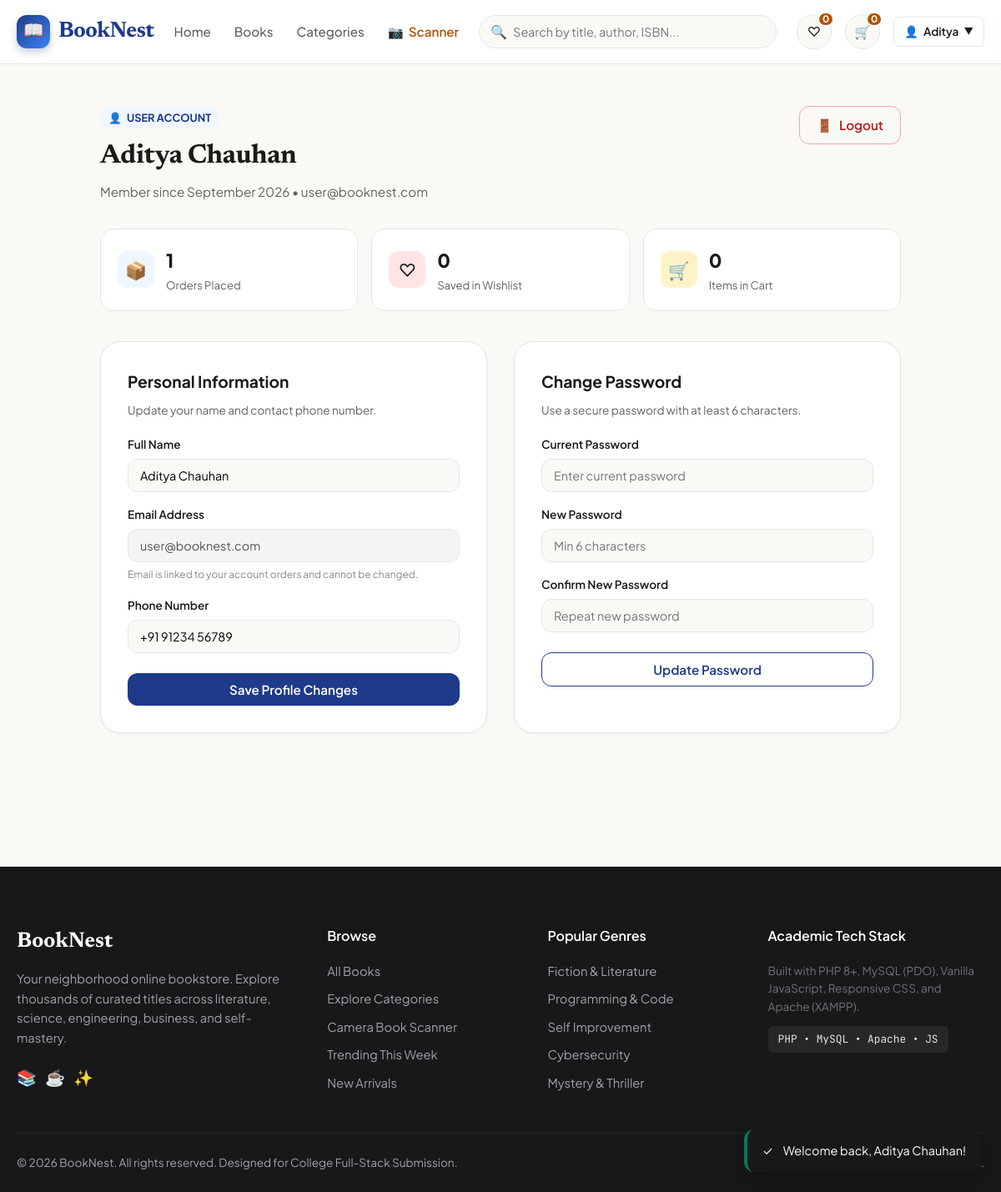
The app's page /profile.php (signed in) with its own data.
### tables this page shows
CREATE TABLE IF NOT EXISTS `users` (
  `id` INT UNSIGNED AUTO_INCREMENT PRIMARY KEY,
  `name` VARCHAR(120) NOT NULL,
  `email` VARCHAR(191) NOT NULL UNIQUE,
  `password` VARCHAR(255) NOT NULL,
  `role` ENUM('user', 'admin') NOT NULL DEFAULT 'user',
  `phone` VARCHAR(20) DEFAULT NULL,
  `status` ENUM('active', 'inactive', 'banned') NOT NULL DEFAULT 'active',
  `created_at` DATETIME NOT NULL DEFAULT CURRENT_TIMESTAMP,
  `updated_at` DATETIME NOT NULL DEFAULT CURRENT_TIMESTAMP ON UPDATE CURRENT_TIMESTAMP,
  INDEX `idx_users_email` (`email`),
  INDEX `idx_users_role` (`role`)
);

### includes/functions.php (called while the page is built, shortened)
<?php
function e(?string $string): string {
    return htmlspecialchars($string ?? '', ENT_QUOTES | ENT_HTML5, 'UTF-8');
}
function getCartCount(): int {
    return 0;
}
function getWishlistCount(): int {
    return 0;
}

### profile.php (the view, shortened to what this page needs)
<?php
require_once __DIR__ . '/includes/header.php';
$userId = (int)$_SESSION['user']['id'];
$pdo = Database::getConnection();
$userData = null;
$orderCount = 0;
if ($pdo) {
    try {
        $stmt = $pdo->prepare("SELECT id, name, email, phone, role, status, created_at FROM users WHERE id = ? LIMIT 1");
        $stmt->execute([$userId]);
        $userData = $stmt->fetch();
        $orderStmt = $pdo->prepare("SELECT COUNT(*) FROM orders WHERE user_id = ?");
        $orderStmt->execute([$userId]);
        $orderCount = (int)$orderStmt->fetchColumn();
    } catch (Exception $e) {
        error_log("Profile load error: " . $e->getMessage());
    }
}
?>
<div class="container" style="padding: 50px 20px 80px 20px; max-width: 1000px;">
  <div style="display:flex; justify-content:space-between; align-items:flex-start; flex-wrap:wrap; gap:16px; margin-bottom: 32px;">
    <div>
      <div style="display:inline-flex; align-items:center; gap:6px; background:var(--color-primary-light); color:var(--color-primary); padding:3px 10px; border-radius:var(--radius-full); font-size:0.8rem; font-weight:700; margin-bottom:8px;">
        <span>👤</span> <?= strtoupper(e($userData['role'])) ?> ACCOUNT
      </div>
      <h1 class="section-title"><?= e($userData['name']) ?></h1>
      <p class="section-desc">Member since <?= date('F Y', strtotime($userData['created_at'])) ?> • <?= e($userData['email']) ?></p>
    </div>
    <div style="display:flex; gap:10px;">
      <a href="logout.php" class="btn btn-outline" style="color:var(--color-danger); border-color:#FCA5A5;">
        <span>🚪</span> Logout
      </a>
    </div>
  </div>
  <div style="display:grid; grid-template-columns:repeat(auto-fit, minmax(200px, 1fr)); gap:16px; margin-bottom:36px;">
    <a href="orders.php" style="background:#fff; border:1px solid var(--color-card-border); border-radius:var(--radius-lg); padding:20px; text-decoration:none; color:inherit; display:flex; align-items:center; gap:14px; transition:transform 0.2s;" onmouseover="this.style.transform='translateY(-2px)'" onmouseout="this.style.transform='translateY(0)'">
      <div style="width:44px; height:44px; border-radius:var(--radius-md); background:var(--color-primary-light); display:flex; align-items:center; justify-content:center; font-size:1.3rem;">
        📦
      </div>
      <div>
        <div style="font-size:1.4rem; font-weight:800;"><?= $orderCount ?></div>
        <div style="font-size:0.82rem; color:var(--color-text-muted);">Orders Placed</div>
      </div>
    </a>
    <a href="wishlist.php" style="background:#fff; border:1px solid var(--color-card-border); border-radius:var(--radius-lg); padding:20px; text-decoration:none; color:inherit; display:flex; align-items:center; gap:14px; transition:transform 0.2s;" onmouseover="this.style.transform='translateY(-2px)'" onmouseout="this.style.transform='translateY(0)'">
      <div style="width:44px; height:44px; border-radius:var(--radius-md); background:#FFE4E6; display:flex; align-items:center; justify-content:center; font-size:1.3rem;">
        ♡
      </div>
      <div>
        <div style="font-size:1.4rem; font-weight:800;"><?= getWishlistCount() ?></div>
        <div style="font-size:0.82rem; color:var(--color-text-muted);">Saved in Wishlist</div>
      </div>
    </a>
    <a href="cart.php" style="background:#fff; border:1px solid var(--color-card-border); border-radius:var(--radius-lg); padding:20px; text-decoration:none; color:inherit; display:flex; align-items:center; gap:14px; transition:transform 0.2s;" onmouseover="this.style.transform='translateY(-2px)'" onmouseout="this.style.transform='translateY(0)'">
      <div style="width:44px; height:44px; border-radius:var(--radius-md); background:#FEF3C7; display:flex; align-items:center; justify-content:center; font-size:1.3rem;">
        🛒
      </div>
      <div>
        <div style="font-size:1.4rem; font-weight:800;"><?= getCartCount() ?></div>
        <div style="font-size:0.82rem; color:var(--color-text-muted);">Items in Cart</div>
      </div>
    </a>
  </div>
  <div style="display:grid; grid-template-columns:1fr 1fr; gap:32px;">
    <div style="background:#fff; border:1px solid var(--color-card-border); border-radius:var(--radius-xl); padding:32px; box-shadow:var(--shadow-sm);">
      <h3 style="font-size:1.2rem; font-weight:700; margin-bottom:8px;">Personal Information</h3>
      <p style="font-size:0.85rem; color:var(--color-text-muted); margin-bottom:20px;">Update your name and contact phone number.</p>
      <form action="profile.php" method="POST">
        <div style="margin-bottom:16px;">
          <label style="display:block; font-size:0.85rem; font-weight:600; margin-bottom:6px;">Full Name</label>
          <input type="text" name="name" value="<?= e($userData['name']) ?>" required class="nav-search-input" style="padding:10px 14px; border-radius:var(--radius-md);">
        </div>
        <div style="margin-bottom:16px;">
          <label style="display:block; font-size:0.85rem; font-weight:600; margin-bottom:6px;">Email Address</label>
          <input type="email" value="<?= e($userData['email']) ?>" disabled class="nav-search-input" style="padding:10px 14px; border-radius:var(--radius-md); background:#F3F4F6; cursor:not-allowed;" title="Email cannot be changed">
          <small style="color:var(--color-text-light); font-size:0.75rem;">Email is linked to your account orders and cannot be changed.</small>
        </div>
        <div style="margin-bottom:24px;">
          <label style="display:block; font-size:0.85rem; font-weight:600; margin-bottom:6px;">Phone Number</label>
          <input type="tel" name="phone" value="<?= e($userData['phone'] ?? '') ?>" class="nav-search-input" style="padding:10px 14px; border-radius:var(--radius-md);" placeholder="+91 98765 43210">
        </div>
        <button type="submit" class="btn btn-primary" style="width:100%;">
          Save Profile Changes
        </button>
      </form>
    </div>
    <div style="background:#fff; border:1px solid var(--color-card-border); border-radius:var(--radius-xl); padding:32px; box-shadow:var(--shadow-sm);">
      <h3 style="font-size:1.2rem; font-weight:700; margin-bottom:8px;">Change Password</h3>
      <p style="font-size:0.85rem; color:var(--color-text-muted); margin-bottom:20px;">Use a secure password with at least 6 characters.</p>
      <form action="profile.php" method="POST">
        <div style="margin-bottom:16px;">
          <label style="display:block; font-size:0.85rem; font-weight:600; margin-bottom:6px;">Current Password</label>
          <input type="password" name="current_password" required class="nav-search-input" style="padding:10px 14px; border-radius:var(--radius-md);" placeholder="Enter current password">
        </div>
        <div style="margin-bottom:16px;">
          <label style="display:block; font-size:0.85rem; font-weight:600; margin-bottom:6px;">New Password</label>
          <input type="password" name="new_password" required minlength="6" class="nav-search-input" style="padding:10px 14px; border-radius:var(--radius-md);" placeholder="Min 6 characters">
        </div>
        <div style="margin-bottom:24px;">
          <label style="display:block; font-size:0.85rem; font-weight:600; margin-bottom:6px;">Confirm New Password</label>
          <input type="password" name="confirm_password" required minlength="6" class="nav-search-input" style="padding:10px 14px; border-radius:var(--radius-md);" placeholder="Repeat new password">
        </div>
        <button type="submit" class="btn btn-secondary" style="width:100%; border-color:var(--color-primary); color:var(--color-primary);">
          Update Password
        </button>
      </form>
    </div>
  </div>
</div>
<?php require_once __DIR__ . '/includes/footer.php'; ?>

### assets/css/style.css (style rules this page uses)
:root { --font-primary: 'Plus Jakarta Sans', -apple-system, BlinkMacSystemFont, 'Segoe UI', Roboto, sans-serif; --font-serif: 'Newsreader', Georgia, serif; --font-mono: 'JetBrains Mono', monospace; --color-bg: #FAF9F6; --color-surface: #FFFFFF; --color-surface-hover: #F5F3EF; --color-card-border: #E8E5DF; --color-text-main: #1C1917; --color-text-muted: #66615B; --color-text-light: #8E887E; --color-primary: #1E3A8A; --color-primary-hover: #172554; --color-primary-light: #EFF6FF; --color-accent: #B45309; --color-accent-light: #FEF3C7; --color-success: #047857; --color-success-light: #D1FAE5; --color-danger: #B91C1C; --color-danger-light: #FEE2E2; --shadow-sm: 0 1px 3px rgba(28, 25, 23, 0.05); --shadow-md: 0 4px 12px rgba(28, 25, 23, 0.07); --shadow-lg: 0 12px 28px rgba(28, 25, 23, 0.09); --shadow-hover: 0 16px 36px rgba(28, 25, 23, 0.12); --radius-sm: 6px; --radius-md: 12px; --radius-lg: 16px; --radius-xl: 24px; --radius-full: 9999px; --transition-fast: 0.15s ease; --transition-normal: 0.25s ease; }
*, *::before, *::after { box-sizing: border-box; margin: 0; padding: 0; }
body { font-family: var(--font-primary); background-color: var(--color-bg); color: var(--color-text-main); line-height: 1.6; -webkit-font-smoothing: antialiased; }
a { color: inherit; text-decoration: none; }
.container { width: 100%; max-width: 1240px; margin-left: auto; margin-right: auto; padding-left: 20px; padding-right: 20px; }
.nav-search-input { width: 100%; padding: 10px 16px 10px 40px; font-size: 0.9rem; font-family: inherit; border: 1px solid var(--color-card-border); border-radius: var(--radius-full); background-color: var(--color-bg); transition: all var(--transition-fast); outline: none; }
.btn { display: inline-flex; align-items: center; justify-content: center; gap: 8px; font-family: var(--font-primary); font-size: 0.95rem; font-weight: 600; padding: 10px 20px; border-radius: var(--radius-md); border: none; cursor: pointer; transition: all var(--transition-normal); text-decoration: none; }
.btn-primary { background-color: var(--color-primary); color: #FFFFFF; }
.btn-secondary { background-color: var(--color-surface); color: var(--color-text-main); border: 1px solid var(--color-card-border); }
.btn-outline { background: transparent; border: 1px solid var(--color-card-border); color: var(--color-text-main); }
.section-title { font-family: var(--font-serif); font-size: 2rem; font-weight: 700; color: var(--color-text-main); letter-spacing: -0.01em; }
.section-desc { font-size: 0.95rem; color: var(--color-text-muted); margin-top: 4px; }

### records on screen
users: role "USER", name "Aditya Chauhan", created_at "September 2026", email "user@booknest.com", phone "+91 91234 56789"

### other values on screen
$wishlistCount "0"
$cartCount "0"
explode(' ', $currentUser['name'])[0] "Aditya"
$orderCount "1"
getWishlistCount() "0"
getCartCount() "0"
